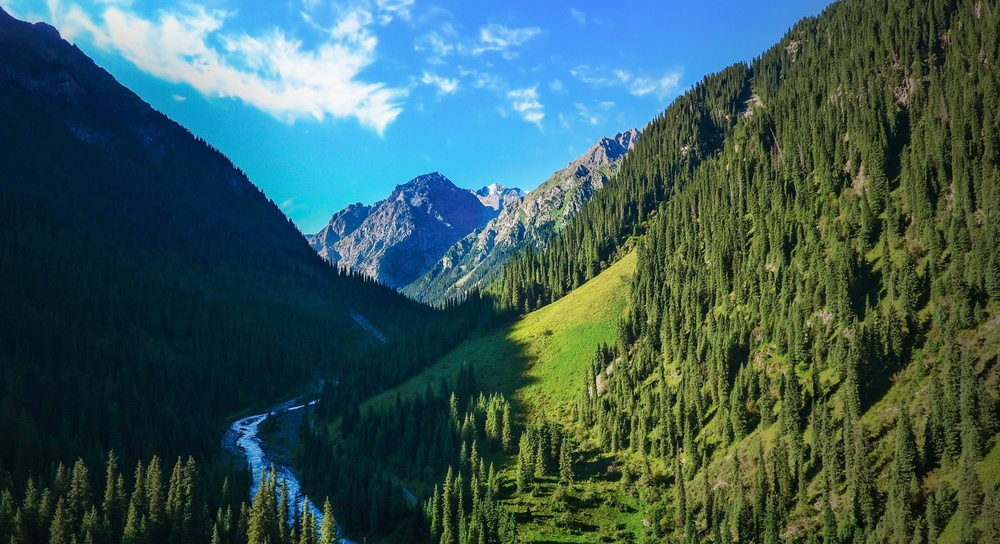
#> input picture media/photo.jpg, 1000 x 544 px, shrunk from 4000 x 2176 before the run
$ python lesson_2.py
#> lines starting #> are read from the running program, lines starting #| are printed output that depends on the picture; after the words box and inside, x2 and y2 are one past the last pixel; in counts of white or black regions, pixels touching at a corner belong together
import cv2
import numpy as np

img = cv2.imread('media/photo.jpg')
#> img is the input picture: shape (544, 1000, 3); mean B, G, R 88.3, 90.8, 58.4

kernel = np.ones((5, 5), dtype=np.uint8)

imgGray = cv2.cvtColor(img, cv2.COLOR_BGR2GRAY)
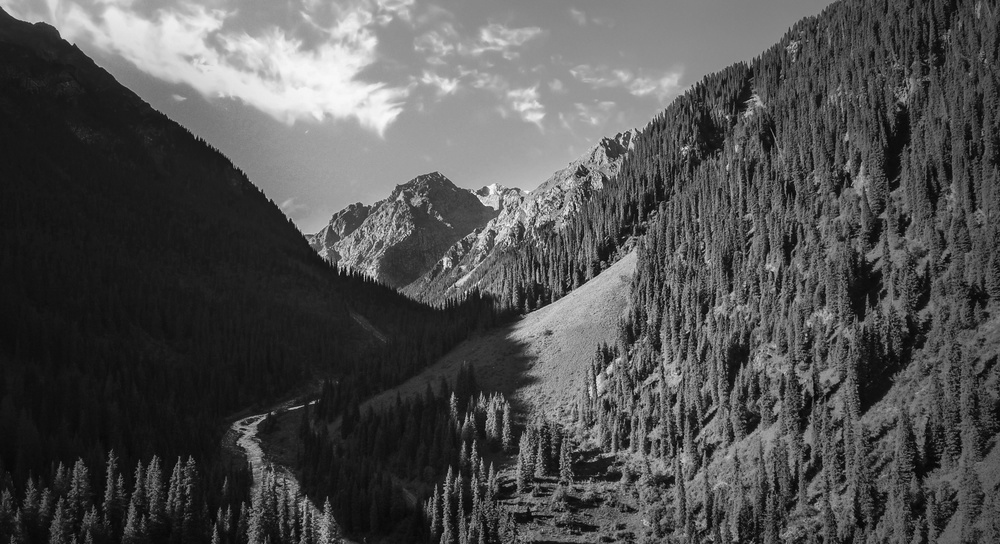
#> imgGray: shape (544, 1000); min 2, max 253, mean 80.8
imgBlur = cv2.GaussianBlur(img, (21, 21), 0)
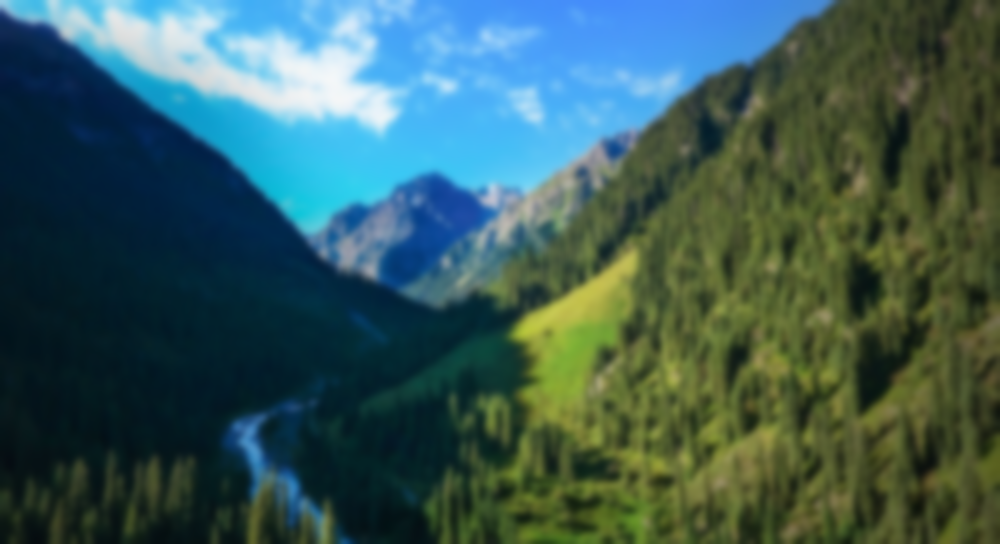
#> imgBlur: shape (544, 1000, 3); mean B, G, R 88.3, 90.9, 58.4
imgCanny1 = cv2.Canny(img, 100, 100)
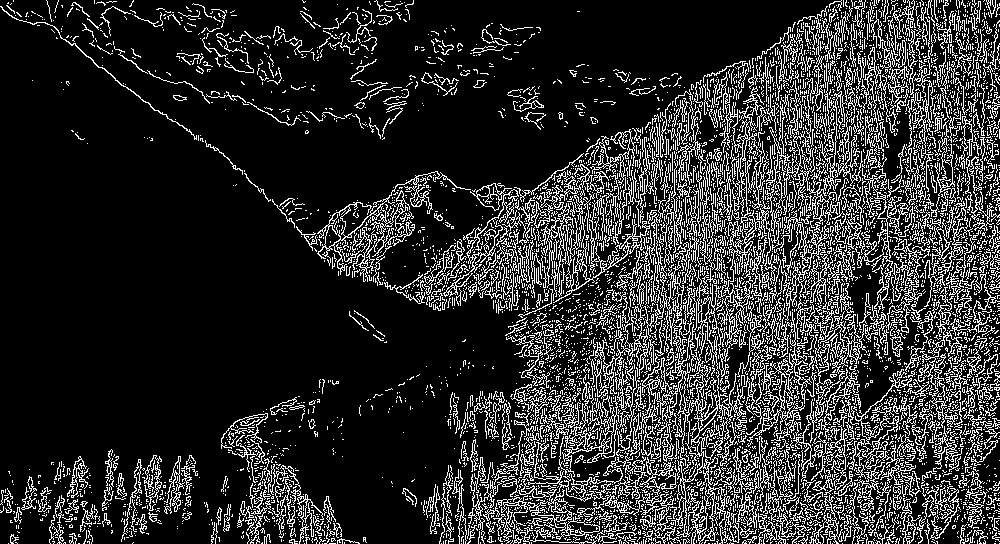
#> imgCanny1: shape (544, 1000); 17.8% white in thin lines or dots
imgCanny2 = cv2.Canny(img, 200, 200)
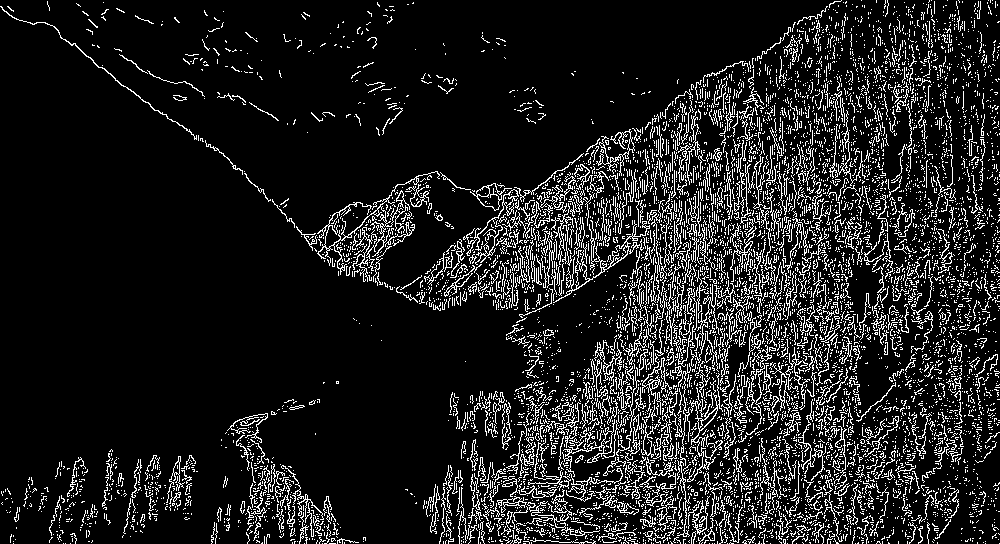
#> imgCanny2: shape (544, 1000); 12% white in thin lines or dots
imgDilation = cv2.dilate(imgCanny1, kernel=kernel, iterations=1)
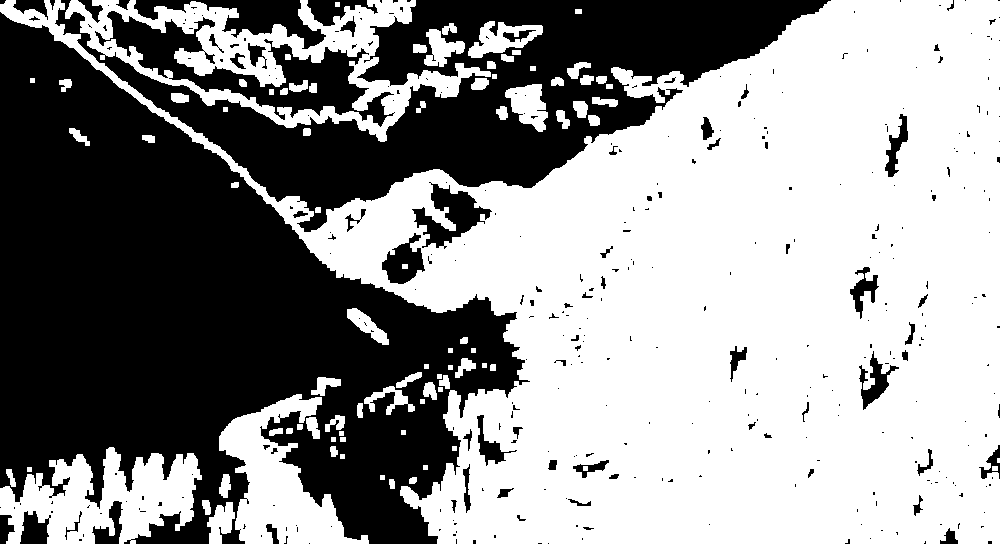
#> imgDilation: shape (544, 1000); 57.2% white; 361 black regions (285 under 20 px), largest, box (x1, y1, x2, y2) and area: (0, 12, 530, 544) 144409, (55, 0, 831, 232) 61200, (95, 11, 395, 127) 9599
imgErosion = cv2.erode(imgDilation, kernel=kernel, iterations=1)
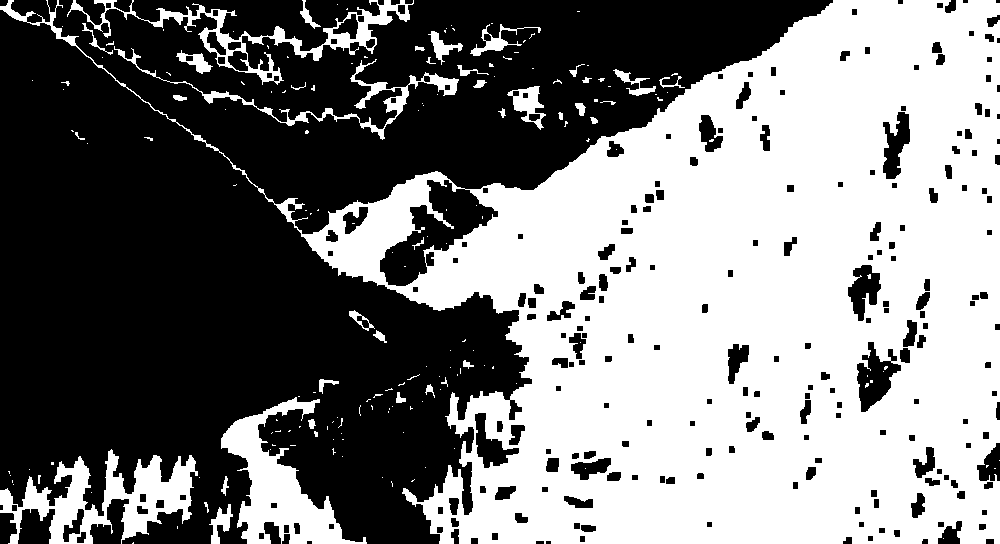
#> imgErosion: shape (544, 1000); 48.8% white; 178 white regions (138 under 20 px), largest, box (x1, y1, x2, y2) and area: (0, 0, 1000, 544) 238300, (0, 449, 198, 544) 7737, (221, 397, 367, 544) 7631


cv2.imshow('GRAY', imgGray)
cv2.imshow('BLUR', imgBlur)
cv2.imshow('CANNY 100', imgCanny1)
cv2.imshow('CANNY 200', imgCanny2)
cv2.imshow('DILATION', imgDilation)
cv2.imshow('EROSION', imgErosion)

cv2.waitKey(0)
